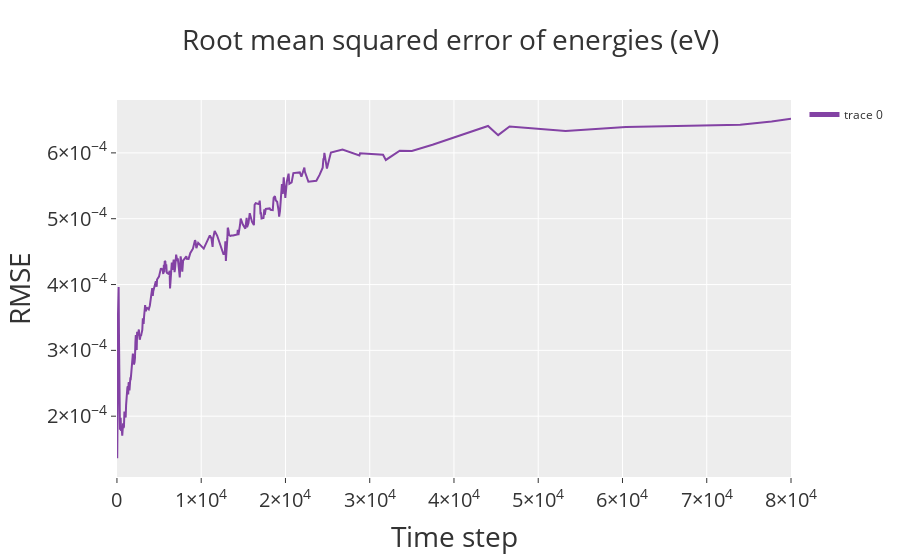

Notebook source saved alongside this figure:
### Code cell
! grep ERR ./servidor/ML_LOGFILE > ./servidor/ERR.dat

t2, inerr = np.loadtxt("./servidor/ERR.dat", 
                       usecols=[1,2], unpack=True)

g = plot(t2[5:], inerr[5:],
    xlabel="Time step",
    ylabel="RMSE",
    title=r"Root mean squared error of energies (eV)"
)

fig = g.to_plotly()  # convert py4vasp Graph -> plotly figure :contentReference[oaicite:0]{index=0}

# Axis title sizes
fig.update_xaxes(title_font=dict(size=28))
fig.update_yaxes(title_font=dict(size=28))

# Plot title size
fig.update_layout(title=dict(font=dict(size=28)))

# (Optional) tick label sizes
fig.update_xaxes(tickfont=dict(size=20))
fig.update_yaxes(tickfont=dict(size=20))

fig.write_image("Cel_B_NVT_300K_VASP_E_RMS.png", scale=3)
fig.show()

### Figure 1 — Plotly figure (JSON) as saved in the notebook; plotly's stock layout.template omitted (floating-point values rounded to 4 significant figures; data arrays with more than 128 entries replaced by an {"elided": "..."} marker saying what was removed)
{"data": [{"line": {"color": "#8342A4"}, "showlegend": true, "type": "scatter", "x": {"elided": "232 float values"}, "y": {"elided": "232 float values"}, "yaxis": "y"}], "layout": {"legend": {"itemsizing": "constant"}, "title": {"font": {"size": 28}, "text": "Root mean squared error of energies (eV)"}, "xaxis": {"tickfont": {"size": 20}, "title": {"font": {"size": 28}, "text": "Time step"}}, "yaxis": {"tickfont": {"size": 20}, "title": {"font": {"size": 28}, "text": "RMSE"}}}}
